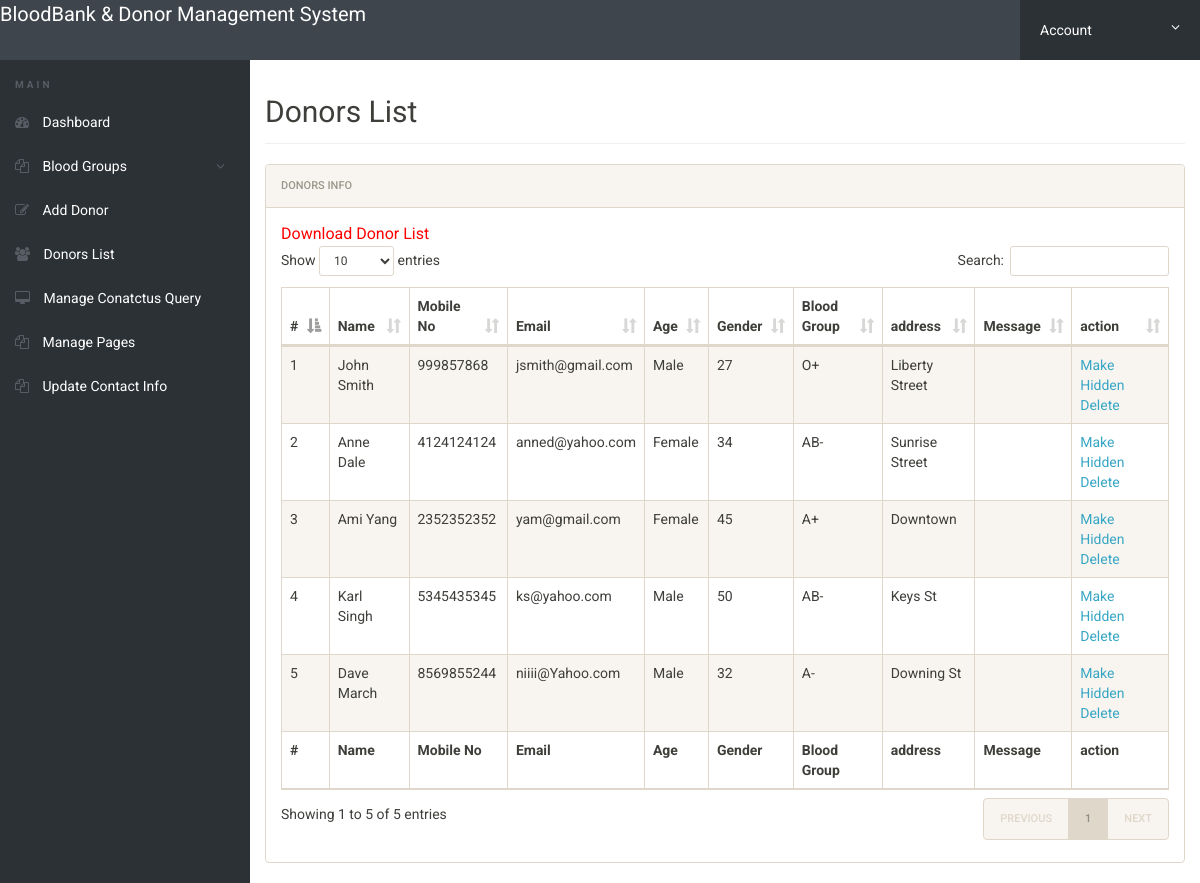
/admin/donor-list.php (signed in), run on the app's committed database.
### tables this page shows
CREATE TABLE IF NOT EXISTS `tblblooddonars` (
  `id` int(11) NOT NULL,
  `FullName` varchar(100) DEFAULT NULL,
  `MobileNumber` char(11) DEFAULT NULL,
  `EmailId` varchar(100) DEFAULT NULL,
  `Gender` varchar(20) DEFAULT NULL,
  `Age` int(11) DEFAULT NULL,
  `BloodGroup` varchar(20) DEFAULT NULL,
  `Address` varchar(255) DEFAULT NULL,
  `PostingDate` timestamp NOT NULL DEFAULT CURRENT_TIMESTAMP,
  `status` int(1) DEFAULT NULL
);

### admin/donor-list.php (the view, shortened to what this page needs)
<?php
include('includes/config.php');
if(strlen($_SESSION['alogin'])==0)
	{
header('location:index.php');
}
else{
 ?>
<!doctype html>
<html lang="en" class="no-js">
<head>
	<link rel="stylesheet" href="css/font-awesome.min.css">
	<link rel="stylesheet" href="css/bootstrap.min.css">
	<link rel="stylesheet" href="css/dataTables.bootstrap.min.css">
	<link rel="stylesheet" href="css/bootstrap-social.css">
	<link rel="stylesheet" href="css/bootstrap-select.css">
	<link rel="stylesheet" href="css/fileinput.min.css">
	<link rel="stylesheet" href="css/awesome-bootstrap-checkbox.css">
	<link rel="stylesheet" href="css/style.css">
</head>
<body>
	<?php include('includes/header.php');?>
	<div class="ts-main-content">
		<?php include('includes/leftbar.php');?>
		<div class="content-wrapper">
			<div class="container-fluid">
				<div class="row">
					<div class="col-md-12">
						<h2 class="page-title">Donors List</h2>
						<div class="panel panel-default">
							<div class="panel-heading">Donors Info</div>
							<div class="panel-body">
				<a href="download-records.php" style="color:red; font-size:16px;">Download Donor List</a>
								<table id="zctb" class="display table table-striped table-bordered table-hover" cellspacing="0" width="100%">
									<thead>
										<tr>
										<th>#</th>
											<th>Name</th>
											<th>Mobile No</th>
											<th>Email</th>
											<th>Age</th>
											<th>Gender</th>
											<th>Blood Group</th>
											<th>address</th>
											<th>Message </th>
											<th>action </th>
										</tr>
									</thead>
									<tfoot>
										<tr>
										<th>#</th>
										<th>Name</th>
											<th>Mobile No</th>
											<th>Email</th>
											<th>Age</th>
											<th>Gender</th>
											<th>Blood Group</th>
											<th>address</th>
											<th>Message </th>
											<th>action </th>
										</tr>
									</tfoot>
									<tbody>
<?php $sql = "SELECT * from  tblblooddonars ";
$query = $dbh -> prepare($sql);
$query->execute();
$results=$query->fetchAll(PDO::FETCH_OBJ);
$cnt=1;
if($query->rowCount() > 0)
{
foreach($results as $result)
{				?>
										<tr>
											<td><?php echo htmlentities($cnt);?></td>
											<td><?php echo htmlentities($result->FullName);?></td>
											<td><?php echo htmlentities($result->MobileNumber);?></td>
											<td><?php echo htmlentities($result->EmailId);?></td>
											<td><?php echo htmlentities($result->Gender);?></td>
											<td><?php echo htmlentities($result->Age);?></td>
											<td><?php echo htmlentities($result->BloodGroup);?></td>
											<td><?php echo htmlentities($result->Address);?></td>
											<td><?php echo htmlentities($result->Message);?></td>
										<td>
<?php if($result->status==1)
{?>
<a href="donor-list.php?hidden=<?php echo htmlentities($result->id);?>" onclick="return confirm('Do you really want to hiidden this detail')"> Make Hidden</a>
<?php } else {?>
<a href="donor-list.php?public=<?php echo htmlentities($result->id);?>" onclick="return confirm('Do you really want to Public this detail')"> Make Public</a>
<?php } ?>
<a href="donor-list.php?del=<?php echo htmlentities($result->id);?>" onclick="return confirm('Do you really want to delete this record')"> Delete</a>
</td>
										</tr>
										<?php $cnt=$cnt+1; }} ?>
									</tbody>
								</table>
							</div>
						</div>
					</div>
				</div>
			</div>
		</div>
	</div>
</body>
</html>
<?php } ?>

### admin/css/style.css (style rules this page uses)
html { font-size: 14px; }
@media only screen and (min-width: 480px) { html { font-size: 17px; } }
@media only screen and (min-width: 768px) { html { font-size: 14px; } }
body { font-size: 1em; }
a { color: #37a6c4; }
.panel { overflow: hidden; }
.page-title { padding-bottom: 15px; margin-bottom: 20px; border-bottom: 1px solid #f0f0f0; }
.ts-main-content .content-wrapper { padding-top: 15px; margin-top: 60px; }
@media only screen and (min-width: 992px) { .ts-main-content .content-wrapper { margin-left: 250px; } }

### data on the page
tblblooddonars: FullName "John Smith", MobileNumber "999857868", EmailId "jsmith@gmail.com", Gender "Male", Age "27", BloodGroup "O+", Address "Liberty Street"
tblblooddonars: FullName "Anne Dale", MobileNumber "4124124124", EmailId "anned@yahoo.com", Gender "Female", Age "34", BloodGroup "AB-", Address "Sunrise Street"
tblblooddonars: FullName "Ami Yang", MobileNumber "2352352352", EmailId "yam@gmail.com", Gender "Female", Age "45", BloodGroup "A+", Address "Downtown"
tblblooddonars: FullName "Karl Singh", MobileNumber "5345435345", EmailId "ks@yahoo.com", Gender "Male", Age "50", BloodGroup "AB-", Address "Keys St"
tblblooddonars: FullName "Dave March", MobileNumber "8569855244", EmailId "niiii@Yahoo.com", Gender "Male", Age "32", BloodGroup "A-", Address "Downing St"
